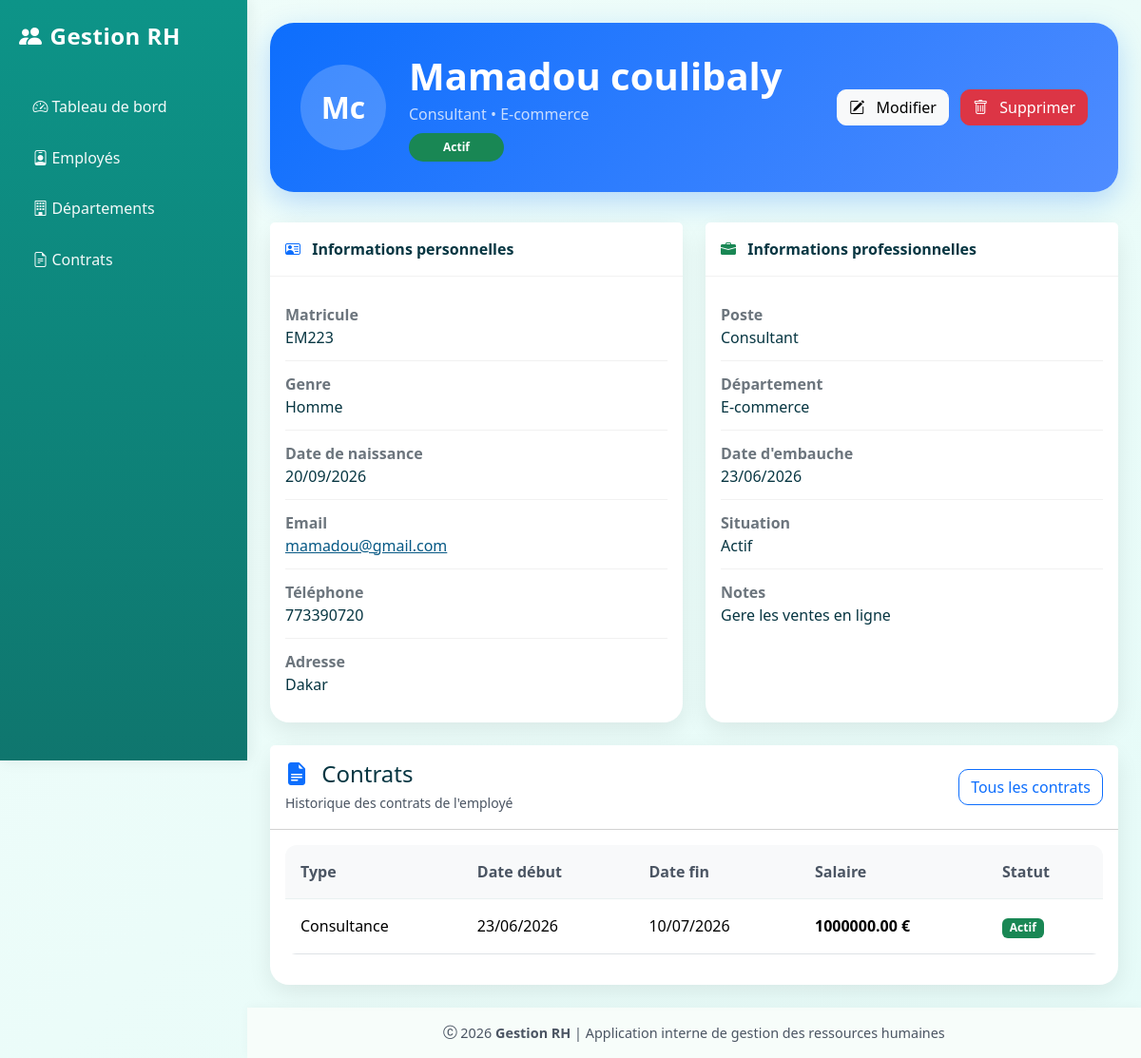
Page /employes/2/ on the committed database.
### information_employees/models.py (models this page shows, shortened)
class Employe(models.Model):
    GENRE_CHOICES = [
        ("F", "Femme"),
        ("M", "Homme"),
        ("A", "Autre"),
    ]
    SITUATION_CHOICES = [
        ("actif", "Actif"),
        ("conge", "En conge"),
        ("suspendu", "Suspendu"),
        ("sorti", "Sorti"),
    ]
    matricule = models.CharField(max_length=30, unique=True)
    prenom = models.CharField(max_length=100)
    nom = models.CharField(max_length=100)
    genre = models.CharField(max_length=1, choices=GENRE_CHOICES)
    date_naissance = models.DateField(null=True, blank=True)
    adresse = models.TextField(blank=True)
    telephone = models.CharField(max_length=30, blank=True)
    email = models.EmailField(unique=True)
    poste = models.CharField(max_length=150)
    departement = models.ForeignKey(
        Departement,
        on_delete=models.PROTECT,
        related_name="employes",
    )
    date_embauche = models.DateField()
    situation = models.CharField(
        max_length=20,
        choices=SITUATION_CHOICES,
        default="actif",
    )
    notes = models.TextField(blank=True)
    cree_le = models.DateTimeField(auto_now_add=True)
    modifie_le = models.DateTimeField(auto_now=True)
    class Meta:
        ordering = ["nom", "prenom"]
        verbose_name = "employe"
        verbose_name_plural = "employes"
    @property
    def nom_complet(self):
        return f"{self.prenom} {self.nom}"

class Departement(models.Model):
    nom = models.CharField(max_length=120, unique=True)
    description = models.TextField(blank=True)
    responsable = models.CharField(max_length=150, blank=True)
    date_creation = models.DateField(auto_now_add=True)
    class Meta:
        ordering = ["nom"]
        verbose_name = "departement"
        verbose_name_plural = "departements"

class Contrat(models.Model):
    TYPE_CHOICES = [
        ("cdi", "CDI"),
        ("cdd", "CDD"),
        ("stage", "Stage"),
        ("prestation", "Prestation"),
        ("consultance", "Consultance"),
    ]
    employe = models.ForeignKey(
        Employe,
        on_delete=models.CASCADE,
        related_name="contrats",
    )
    type_contrat = models.CharField(max_length=20, choices=TYPE_CHOICES)
    date_debut = models.DateField()
    date_fin = models.DateField(null=True, blank=True)
    salaire = models.DecimalField(max_digits=12, decimal_places=2)
    actif = models.BooleanField(default=True)
    fichier_reference = models.CharField(max_length=120, blank=True)
    observations = models.TextField(blank=True)
    cree_le = models.DateTimeField(auto_now_add=True)
    modifie_le = models.DateTimeField(auto_now=True)
    class Meta:
        ordering = ["-date_debut"]
        verbose_name = "contrat"
        verbose_name_plural = "contrats"

### information_employees/views.py (the view)
# urls.py: path("employes/<int:pk>/", views.VueDetailEmploye.as_view(), name="employe_detail"),
class VueDetailEmploye(DetailView):
    model = Employe
    template_name = "information_employees/employe_detail.html"
    context_object_name = "employe"
    def get_queryset(self):
        return Employe.objects.select_related("departement").prefetch_related("contrats")

### information_employees/templates/information_employees/employe_detail.html (shortened to what this page needs)
{% extends 'information_employees/base.html' %}
{% block content %}
<div class="profile-header">
<div class="d-flex justify-content-between align-items-center flex-wrap">
    <div class="d-flex align-items-center">
        <div class="profile-avatar me-4">
            {{ employe.prenom|first }}{{ employe.nom|first }}
        </div>
        <div>
            <h1 class="fw-bold mb-1">
                {{ employe.nom_complet }}
            </h1>
            <p class="mb-2 opacity-75">
                {{ employe.poste }} • {{ employe.departement.nom }}
            </p>
            <span class="badge
                {% if employe.situation == 'actif' %}
                    bg-success
                {% elif employe.situation == 'conge' %}
                    bg-warning text-dark
                {% elif employe.situation == 'suspendu' %}
                    bg-secondary
                {% else %}
                    bg-danger
                {% endif %}
                badge-status">
                {{ employe.get_situation_display }}
            </span>
        </div>
    </div>
    <div class="mt-3 mt-md-0">
        <a href="{% url 'employe_update' employe.pk %}"
           class="btn btn-light me-2">
            <i class="bi bi-pencil-square me-2"></i>
            Modifier
        </a>
        <a href="{% url 'employe_delete' employe.pk %}"
           class="btn btn-danger">
            <i class="bi bi-trash me-2"></i>
            Supprimer
        </a>
    </div>
</div>
</div>
<div class="row g-4">
<div class="col-lg-6">
    <div class="card info-card">
        <div class="card-header py-3">
            <i class="bi bi-person-vcard me-2 text-primary"></i>
            Informations personnelles
        </div>
        <div class="card-body">
            <div class="info-item">
                <div class="detail-label">Matricule</div>
                <div>{{ employe.matricule }}</div>
            </div>
            <div class="info-item">
                <div class="detail-label">Genre</div>
                <div>{{ employe.get_genre_display }}</div>
            </div>
            <div class="info-item">
                <div class="detail-label">Date de naissance</div>
                <div>{{ employe.date_naissance|date:'d/m/Y' }}</div>
            </div>
            <div class="info-item">
                <div class="detail-label">Email</div>
                <div>
                    <a href="mailto:{{ employe.email }}">
                        {{ employe.email }}
                    </a>
                </div>
            </div>
            <div class="info-item">
                <div class="detail-label">Téléphone</div>
                <div>{{ employe.telephone|default:'-' }}</div>
            </div>
            <div class="info-item">
                <div class="detail-label">Adresse</div>
                <div>{{ employe.adresse|linebreaksbr|default:'-' }}</div>
            </div>
        </div>
    </div>
</div>
<div class="col-lg-6">
    <div class="card info-card">
        <div class="card-header py-3">
            <i class="bi bi-briefcase-fill me-2 text-success"></i>
            Informations professionnelles
        </div>
        <div class="card-body">
            <div class="info-item">
                <div class="detail-label">Poste</div>
                <div>{{ employe.poste }}</div>
            </div>
            <div class="info-item">
                <div class="detail-label">Département</div>
                <div>{{ employe.departement.nom }}</div>
            </div>
            <div class="info-item">
                <div class="detail-label">Date d'embauche</div>
                <div>{{ employe.date_embauche|date:'d/m/Y' }}</div>
            </div>
            <div class="info-item">
                <div class="detail-label">Situation</div>
                <div>{{ employe.get_situation_display }}</div>
            </div>
            <div class="info-item">
                <div class="detail-label">Notes</div>
                <div>{{ employe.notes|linebreaksbr|default:'Aucune note' }}</div>
            </div>
        </div>
    </div>
</div>
</div>
<div class="card table-card mt-4">
<div class="card-header bg-white py-3">
    <div class="d-flex justify-content-between align-items-center">
        <div>
            <h4 class="mb-1">
                <i class="bi bi-file-earmark-text-fill me-2 text-primary"></i>
                Contrats
            </h4>
            <small class="text-muted">
                Historique des contrats de l'employé
            </small>
        </div>
        <a href="{% url 'contrat_list' %}"
           class="btn btn-outline-primary">
            Tous les contrats
        </a>
    </div>
</div>
<div class="card-body">
    {% if employe.contrats.all %}
    <div class="table-responsive">
        <table class="table table-hover align-middle">
            <thead class="table-light">
                <tr>
                    <th>Type</th>
                    <th>Date début</th>
                    <th>Date fin</th>
                    <th>Salaire</th>
                    <th>Statut</th>
                </tr>
            </thead>
            <tbody>
                {% for contrat in employe.contrats.all %}
                <tr>
                    <td>
                        {{ contrat.get_type_contrat_display }}
                    </td>
                    <td>
                        {{ contrat.date_debut|date:'d/m/Y' }}
                    </td>
                    <td>
                        {% if contrat.date_fin %}
                            {{ contrat.date_fin|date:'d/m/Y' }}
                        {% else %}
                            -
                        {% endif %}
                    </td>
                    <td>
                        <strong>
                            {{ contrat.salaire }} €
                        </strong>
                    </td>
                    <td>
                        {% if contrat.actif %}
                            <span class="badge bg-success">
                                Actif
                            </span>
                        {% else %}
                            <span class="badge bg-secondary">
                                Inactif
                            </span>
                        {% endif %}
                    </td>
                </tr>
                {% endfor %}
            </tbody>
        </table>
    </div>
    {% endif %}
</div>
</div>
{% endblock %}

### information_employees/templates/information_employees/base.html (style rules this page uses)
:root { --bg-start: #f0fdfa; --bg-end: #e6fbf8; --navbar-start: #0d9488; --navbar-end: #0f766e; --hero-start: #0d9488; --hero-end: #0f766e; --accent: #075985; --text-dark: #073642; --muted: #4b5563; --card-bg: #ffffff; --card-border: rgba(7,54,66,0.06); --footer-bg: #f7fdfa; }
body { min-height: 100vh; display: flex; background: linear-gradient(135deg, var(--bg-start), var(--bg-end)); font-family: 'Segoe UI', Tahoma, Geneva, Verdana, sans-serif; color: var(--text-dark); }
.card { border: 1px solid var(--card-border); border-radius: 15px; background: var(--card-bg); box-shadow: 0 5px 15px rgba(2,6,23,0.04); transition: 0.3s; color: var(--text-dark); }
.table { background: #fff; border-radius: 12px; overflow: hidden; color: var(--text-dark); }
.table thead th { color: var(--muted); border-bottom: 1px solid rgba(15,118,110,0.06); }
.badge-status { min-width: 100px; padding: 8px 12px; border-radius: 50px; }
a { color: var(--accent); }
.text-muted { color: var(--muted) !important; }
button, .btn { border-radius: 10px; }
.table td, .table th { border-top: none; padding: 1rem 1rem; }

### information_employees/templates/information_employees/employe_detail.html (style rules this page uses)
.profile-header { background:linear-gradient(135deg,#0d6efd,#4f8cff); color:white; border-radius:25px; padding:2rem; margin-bottom:2rem; box-shadow:0 10px 30px rgba(13,110,253,.25); }
.profile-avatar { width:90px; height:90px; border-radius:50%; background:rgba(255,255,255,.2); display:flex; align-items:center; justify-content:center; font-size:2rem; font-weight:bold; color:white; }
.info-card { border:none; border-radius:20px; box-shadow:0 8px 25px rgba(0,0,0,.08); height:100%; }
.info-card .card-header { background:white; border-bottom:1px solid #f1f1f1; font-weight:600; }
.detail-label { color:#6c757d; font-weight:600; }
.table-card { border:none; border-radius:20px; box-shadow:0 8px 25px rgba(0,0,0,.08); }
.badge-status { padding:.55rem .85rem; border-radius:50px; }
.info-item { padding:.75rem 0; border-bottom:1px solid #f1f1f1; }
.info-item:last-child { border-bottom:none; }

### rows in the picture
Employe: prenom|first "M", nom|first "c", nom_complet "Mamadou coulibaly", poste "Consultant", departement.nom "E-commerce", situation "Actif", matricule "EM223", genre "Homme", date_naissance "20/09/2026", email "mamadou@gmail.com", telephone "773390720", adresse "Dakar", date_embauche "23/06/2026", notes "Gere les ventes en ligne"
Contrat: type_contrat "Consultance", date_debut "23/06/2026", date_fin "10/07/2026", salaire "1000000.00", actif "Actif"
